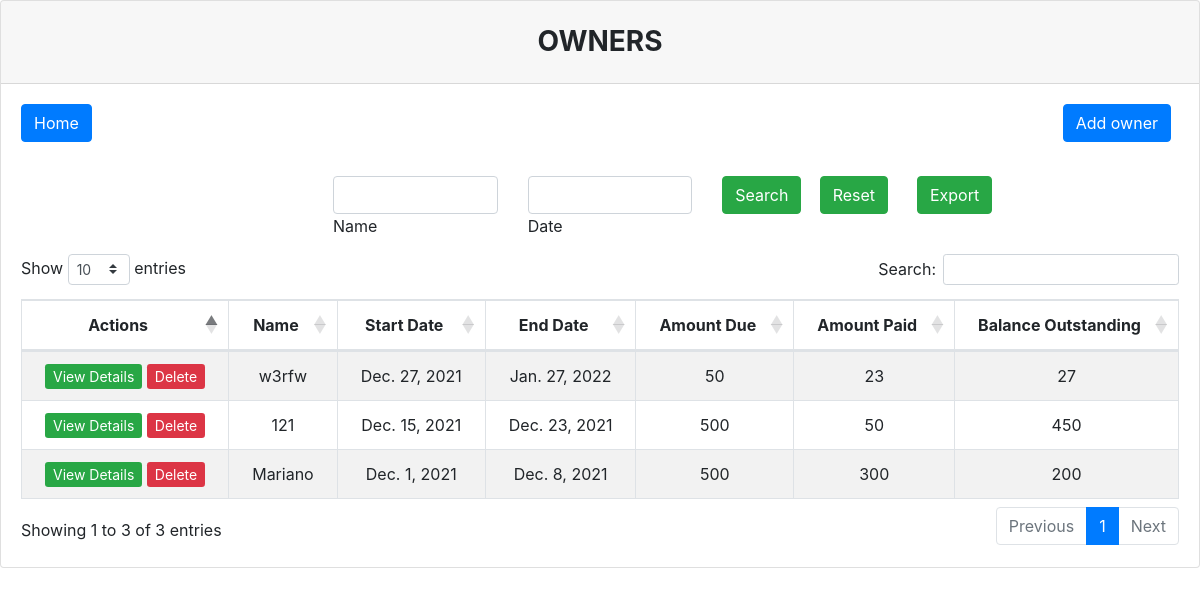
The page /owners (signed in) on the database its author committed.
### Manager/models.py (models this page shows)
class owner(models.Model):
    name = models.CharField(max_length=100, blank=False)
    start = models.DateField(max_length=100, blank=False, )
    end = models.DateField(max_length=100, blank=False, )
    amount_due = models.IntegerField(blank=False, )
    amount_paid = models.IntegerField(blank=False, )
    balance = models.CharField(max_length=99999, blank=False, )

### Manager/views.py (the view)
# urls.py: path('owners', owners, name="owners"),
@login_required(login_url="/login")
def owners(request):
    if request.user.is_superuser:
        update_obalance()
        if request.method == "POST":
            name = request.POST.get("name")
            date_range = request.POST.get("daterange")
            owners_obj = owner.objects.all()
            if name != "":
                for i in owners_obj:
                    if name not in i.name:
                        owners_obj = owners_obj.exclude(id=i.id)
            for i in owners_obj:
                start = datetime.date(datetime.strptime(date_range.split(" - ")[0], '%m/%d/%Y'))
                print(start)
                end = datetime.date(datetime.strptime(date_range.split(" - ")[-1], '%m/%d/%Y'))
                if i.start >= start and i.end <= end:
                    pass
                else:
                    owners_obj = owners_obj.exclude(id=i.id)
            if request.POST.get('action') == "search":
                return render(request, 'owners.html', {'owners':owners_obj, })
            elif request.POST.get('action') == "export":
                output = io.BytesIO()
                workbook = xlsxwriter.Workbook(output)
                worksheet = workbook.add_worksheet()
                cell_format_b = workbook.add_format()
                cell_format_b.set_bold()
                worksheet.write('A1', 'Name:', cell_format_b)
                worksheet.write('B1', name)
                worksheet.set_column(0, 0, 18)
                worksheet.write('D1', 'Date Range:', cell_format_b)
                worksheet.set_column(1, 0, 18)
                worksheet.write('E1', "-".join([date_range.split(" - ")[0].split("/")[1], date_range.split(" - ")[0].split("/")[0] , date_range.split(" - ")[0].split("/")[2]]))
                worksheet.set_column(2, 0, 18)
                worksheet.write('F1',"-".join([date_range.split(" - ")[-1].split("/")[1], date_range.split(" - ")[-1].split("/")[0] , date_range.split(" - ")[-1].split("/")[2]]))
                worksheet.set_column(3, 0, 18)
                border_bottom = workbook.add_format({'bottom': 1})
                border_bottom.set_bold()
                worksheet.write(3, 0, "Name", border_bottom)
                worksheet.write(3, 1, "Sart Date", border_bottom)
                worksheet.write(3, 2, "End Date", border_bottom)
                worksheet.write(3, 3, "Amount Due", border_bottom)
                worksheet.write(3, 4, "Amount Paid", border_bottom)
                worksheet.write(3, 5, "Balance", border_bottom)
                row = 4
                due = 0
                paid = 0
                balance = 0
                for i in owners_obj:
                    worksheet.write(row, 0, i.name)
                    worksheet.set_column(row, 0, 18)
                    worksheet.write(row, 1, i.start.strftime('%d-%m-%Y'))
                    worksheet.set_column(row, 1, 18)
                    worksheet.write(row, 2, i.end.strftime('%d-%m-%Y'))
                    worksheet.set_column(row, 2, 18)
                    worksheet.write(row, 3, i.amount_due)
                    due += int(i.amount_due)
                    worksheet.set_column(row, 3, 18)
                    worksheet.write(row, 4, i.amount_paid)
                    paid += int(i.amount_paid)
                    worksheet.set_column(row, 4, 18)
                    worksheet.write(row, 5, i.balance)
                    balance += int(i.balance)
                    worksheet.set_column(row, 5, 18)
                    row += 1
                border_top = workbook.add_format({'top': 1})
                border_top_bold = workbook.add_format({'top': 1})
                border_top_bold.set_bold()
                worksheet.write(row, 0, "Total:", border_top_bold)
                worksheet.write(row, 1, "", border_top)
                worksheet.write(row, 2, "", border_top)
                worksheet.write(row, 3, due, border_top)
                worksheet.write(row, 4, paid, border_top)
                worksheet.write(row, 5, balance, border_top)
                workbook.close()
                response = HttpResponse(content_type='application/vnd.ms-excel')
                response['Content-Disposition'] = f'attachment;filename="owners.xlsx"'
                response.write(output.getvalue())
                return response
        else:
            owners_obj = owner.objects.all()
            return render(request, 'owners.html', {'owners':owners_obj})
    else:
        return HttpResponse("Access Denied")

### Manager/views.py (called while the page is built)
def update_obalance():
    owners_obj = owner.objects.all()
    for owner_i in owners_obj:
        balance = owner_i.amount_due - owner_i.amount_paid
        owner_i.balance = balance
        owner_i.save()

### Manager/templates/owners.html (shortened to what this page needs)
{%  load static %}
<!DOCTYPE html>
<html lang="en">
<head>
    <link rel="stylesheet" href="{% static 'css/bootstrap.css' %}">
</head>
<body>
    <div class="card">
      <h3 class="card-header text-center font-weight-bold text-uppercase py-4">
        owners
      </h3>
      <div class="card-body">
        <div id="table" class="table-editable">
          <span class="table-add float-left mb-3 mr-2">
              <a href="/home" class="btn btn-primary">Home</a>
          </span>
          <span class="table-add float-right mb-3 mr-2">
              <a href="/add_owner" class="btn btn-primary">Add owner</a>
          </span>
          <br>
          <br>
          <br>
            <form method="POST" id="form2">
              <div style="padding-left: 20px" class="row">
                  <div class="col-md-2 mb-2"></div>
                  <div class="col-md-1 mb-1"></div>
                        <div class="col-md-2 mb-2">
                              <div class="form-outline">
                                <input type="text" name="name" class="form-control"  value="" style="width: 100%" />
                                <label class="form-label" for="name">Name</label>
                              </div>
                        </div>
                        <div class="col-md-2 mb-2">
                              <div class="form-outline">
                                <input type="text" name="daterange" class="form-control"  value="" style="width: 100%" />
                                <label class="form-label" for="daterange">Date</label>
                              </div>
                        </div>
                        <div class="col-md-1 mb-1">
                            <button type="submit" class="btn btn-success" name="action" value="search" >Search</button>
                        </div>
                        <div class="col-md-1 mb-1">
                            <a href="/owners" class="btn btn-success">Reset</a>
                        </div>
                        <div class="col-md-1 mb-1">
                            <button type="submit" class="btn btn-success" name="action" value="export" >Export</button>
                        </div>
              </div>
            </form>
          <table id="sortTable" class="table table-bordered table-responsive table-striped text-center">
            <thead>
              <tr>
                <th class="text-center" style="white-space: nowrap;width: 1%;">Actions</th>
                <th class="text-center" style="white-space: nowrap;width: 1%;">Name</th>
                <th class="text-center" style="white-space: nowrap;width: 1%;">Start Date</th>
                <th class="text-center" style="white-space: nowrap;width: 1%;">End Date</th>
                <th class="text-center" style="white-space: nowrap;width: 1%;">Amount Due</th>
                <th class="text-center" style="white-space: nowrap;width: 1%;">Amount Paid</th>
                <th class="text-center" style="white-space: nowrap;width: 1%;">Balance Outstanding</th>
              </tr>
            </thead>
            <tbody id="myTable">
                {% for owner in owners %}
                    {% if owner.id in total %}
                    <tr style="background-color: #FFFF99">
                    {% else %}
                    <tr>
                    {% endif %}
                        <td class="pt-3-half" style="white-space: nowrap;width: 1%;">
                            <a href="{% url 'view_owner' owner.id %}" class="btn-sm btn-success">View Details</a>
                            <a href="{% url 'delete_owner' owner.id %}" class="btn-sm btn-danger">Delete</a>
                        </td>
                        <td class="pt-3-half" style="white-space: nowrap;width: 1%;">{{ owner.name }}</td>
                        <td class="pt-3-half" style="white-space: nowrap;width: 1%;">{{ owner.start }}</td>
                        <td class="pt-3-half" style="white-space: nowrap;width: 1%;">{{ owner.end }}</td>
                        <td class="pt-3-half" style="white-space: nowrap;width: 1%;">{{ owner.amount_due }}</td>
                        <td class="pt-3-half" style="white-space: nowrap;width: 1%;">{{ owner.amount_paid }}</td>
                        <td class="pt-3-half" style="white-space: nowrap;width: 1%;">{{ owner.balance }}</td>
                      </tr>
                {% endfor %}
            </tbody>
            </table>
            </div>
          </div>
    </div>
    <link rel="stylesheet" href="https://cdn.datatables.net/1.10.22/css/dataTables.bootstrap4.min.css">
    <link rel="stylesheet" type="text/css" href="https://cdn.jsdelivr.net/npm/daterangepicker/daterangepicker.css" />
</body>
</html>

### rows shown on the page
owner: name "w3rfw", start "Dec. 27, 2021", end "Jan. 27, 2022", amount_due "50", amount_paid "23", balance "27"
owner: name "121", start "Dec. 15, 2021", end "Dec. 23, 2021", amount_due "500", amount_paid "50", balance "450"
owner: name "Mariano", start "Dec. 1, 2021", end "Dec. 8, 2021", amount_due "500", amount_paid "300", balance "200"
